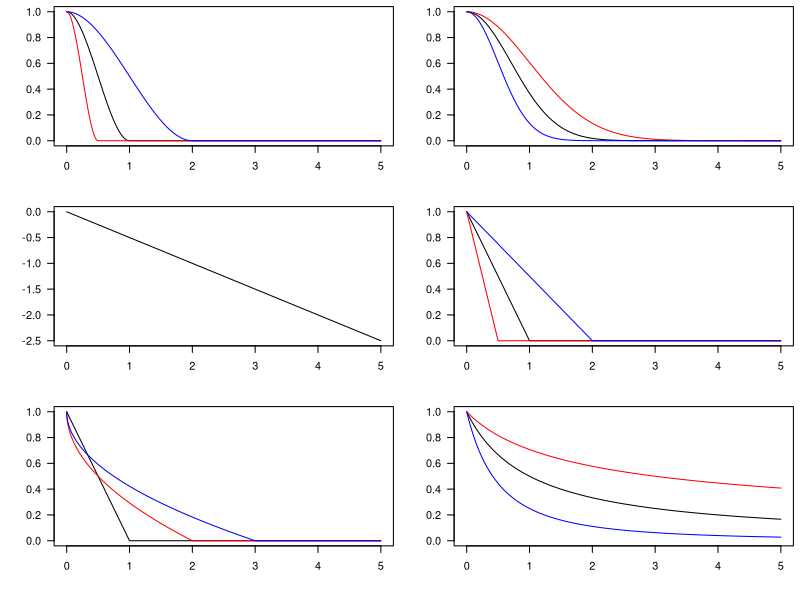
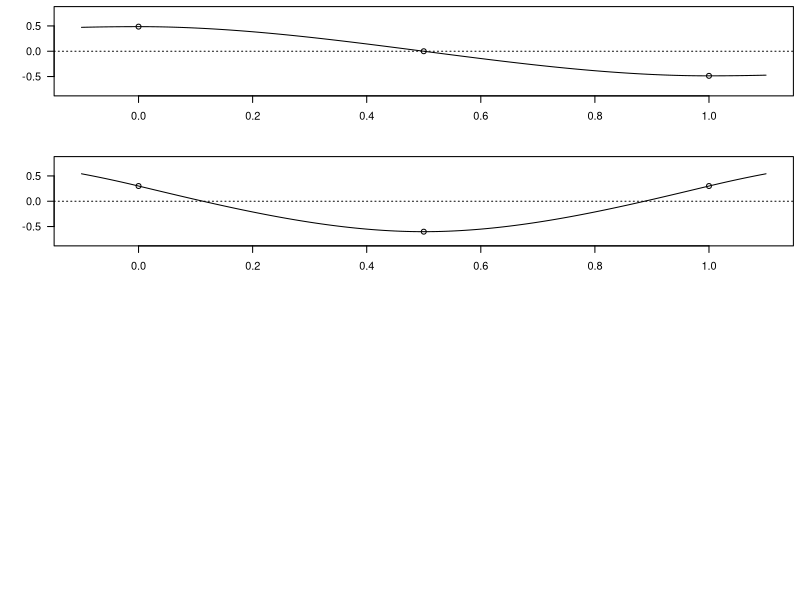

Write the R code that produced these figures, in order.
##
###
##
## rm(list=ls())
##
##
fun1 <- function(d, wpar = 2*max(d), ...)
  ifelse(
    d < wpar,
    1 - 3*(d/wpar)^2 + 2*(d/wpar)^3,
    0
  )
##
fun2 <- function(d, wpar = 1, ...)
  exp(-wpar * d^2)
##
fun3 <- function(d, wpar = NA, ...)
  -0.5*d
##
fun4 <- function(d, wpar = max(d), ...)
  ifelse(
    d < wpar,
    1 - d/wpar,
    0
  )
##
fun5 <- function(d, wpar = c(max(d),1), ...)
  ifelse(
    d < wpar[1L],
    1 - (d/wpar[1L])^wpar[2L],
    0
  )
##
fun6 <- function(d, wpar = 1, ...)
  1/(1 + d)^wpar
##
par(mfrow=c(3,2),mar=c(4.1,4.1,0.5,0.5))
d <- seq(0,5,0.001)
plot(x=d, y=fun1(d,1), type="l", ylim=c(0,1), las=1L, xlab="", ylab="")
lines(x=d, y=fun1(d,0.5), col="red")
lines(x=d, y=fun1(d,2), col="blue")
plot(x=d, y=fun2(d), type="l", ylim=c(0,1), las=1L, xlab="", ylab="")
lines(x=d, y=fun2(d,0.5), col="red")
lines(x=d, y=fun2(d,2), col="blue")
plot(x=d, y=fun3(d), type="l", las=1L, xlab="", ylab="")
plot(x=d, y=fun4(d,1), type="l", ylim=c(0,1), las=1L, xlab="", ylab="")
lines(x=d, y=fun4(d,0.5), col="red")
lines(x=d, y=fun4(d,2), col="blue")
plot(x=d, y=fun5(d,c(1,1)), type="l", ylim=c(0,1), las=1L, xlab="", ylab="")
lines(x=d, y=fun5(d,c(2,0.5)), col="red")
lines(x=d, y=fun5(d,c(3,0.5)), col="blue")
plot(x=d, y=fun6(d,1), type="l", ylim=c(0,1), las=1L, xlab="", ylab="")
lines(x=d, y=fun6(d,0.5), col="red")
lines(x=d, y=fun6(d,2), col="blue")
rm(d)
dev.copy2eps(file="Common weighting functions.eps")
dev.off()
##
draw <- function(x, fun, ext, by, ..., d0w0 = FALSE,
                 tol = .Machine$double.eps^0.5) {
  n <- NROW(x)
  d <- dist(x)
  w <- as.matrix(d)
  w[] <- fun(w[], ...)
  if(d0w0)
    diag(w) <- 0
  sw <- sum(w)
  g <- t(t(w - rowMeans(w)) - colMeans(w)) + mean(w)
  eigen(g) -> eig
  eig$vectors <- eig$vectors[,abs(eig$values) > tol, drop=FALSE]
  eig$values <- eig$values[abs(eig$values) > tol]
  I <- (eig$values - 1)*n/(sw - n)
  ##
  seq(min(x) - ext, max(x) + ext, by) -> ss
  t(sapply(ss, function(x, y) abs(x - y), y = x)) -> dd
  ww <- dd
  ww[] <- fun(ww[], ...)
  if(d0w0)
    ww[dd==0] <- 0
  gg <- t(t(ww - rowMeans(ww)) - colMeans(w)) + mean(w)
  gg %*% eig$vectors %*% diag(eig$values^(-1)) -> scr
  ##
  list(x = x, eig = eig, ss = ss, scr = scr, w = w, I = I)
}
##
n <- 3
## x <- round(c(0, cumsum(runif(n - 1L, 0.25, 1.75))),2)
## x <- 0:(n-1)
x <- c(0,0.5,1)
## max(diff(x))
draw(x, fun1, 0.1, 0.01, wpar = 2*max(diff(x))) -> drw
## draw(x, fun2, 0.1, 0.01, wpar=1/(2*max(diff(x)))) -> drw
## draw(x, fun3, 0.1, 0.01) -> drw
##
## draw(x, fun4, 0.1, 0.01, wpar = 2*max(diff(x))) -> drw
## draw(x, fun5, 0.1, 0.01, wpar = c(2*max(diff(x)),2)) -> drw
## draw(x, fun6, 0.1, 0.01, wpar=1) -> drw
## 
## drw$eig$values
##
## par(mfrow=c(1,1))
m <- c(1,2)#,3)#,4)
ylim <- max(abs(drw$eig$vectors[,m]),abs(drw$scr[,m])) * c(-1,1)
par(mfrow=c(4,1), mar=c(4.1,4.1,0.5,0.5))
for(i in m) {
  drw$scr[1,i] -> s
  plot(x = drw$ss, y = s*drw$scr[,i], type = "l", ylim = ylim,
       las = 1L, ylab="", xlab="")
  abline(h = 0, lty = 3L)
  points(x = drw$x, y = s*drw$eig$vectors[,i])
}
##
drw$w -> w
diag(w) <- 0
sum(w) -> sw0
g <- t(t(w - rowMeans(w)) - colMeans(w)) + mean(w)
eigen(g) -> eig
eig$vectors <- eig$vectors[,abs(eig$values) > .Machine$double.eps^0.5]
eig$values <- eig$values[abs(eig$values) > .Machine$double.eps^0.5]
##
cbind(drw$eig$values, drw$eig$values - 1, eig$values)
cbind(Moran = eig$values*n/sw0, recalculated = drw$I)
all((round(eig$vectors - drw$eig$vectors,8) == 0) |
      (round(eig$vectors + drw$eig$vectors,8) == 0))

nrow(w) -> n

colSums(w)
matrix(1/n,n,n) %*% w
w %*% matrix(1/n,n,n)






##
## dd[d==0,]

### Observations:
### Il semble que le fait que la fonction ait une dérivée de 0 (ou d'une petite
### valeur) à d = 0 soit une propriété importante



